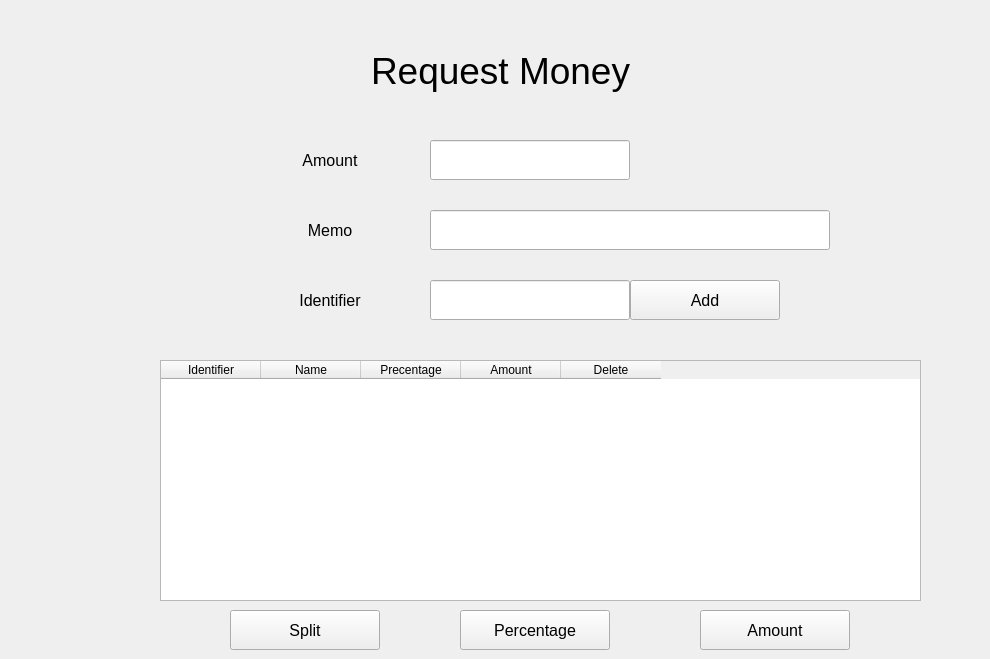
      <widget class="QWidget" name="tab_9">
       <attribute name="title">
        <string>9</string>
       </attribute>
       <widget class="QLabel" name="label_23">
        <property name="geometry">
         <rect>
          <x>20</x>
          <y>0</y>
          <width>961</width>
          <height>141</height>
         </rect>
        </property>
        <property name="font">
         <font>
          <pointsize>28</pointsize>
         </font>
        </property>
        <property name="text">
         <string>Request Money</string>
        </property>
        <property name="alignment">
         <set>Qt::AlignCenter</set>
        </property>
       </widget>
       <widget class="QLineEdit" name="LE_request_money_memo">
        <property name="geometry">
         <rect>
          <x>430</x>
          <y>210</y>
          <width>400</width>
          <height>40</height>
         </rect>
        </property>
        <property name="sizePolicy">
         <sizepolicy hsizetype="Preferred" vsizetype="Preferred">
          <horstretch>0</horstretch>
          <verstretch>0</verstretch>
         </sizepolicy>
        </property>
        <property name="minimumSize">
         <size>
          <width>400</width>
          <height>40</height>
         </size>
        </property>
        <property name="maximumSize">
         <size>
          <width>400</width>
          <height>30</height>
         </size>
        </property>
        <property name="font">
         <font>
          <pointsize>12</pointsize>
         </font>
        </property>
        <property name="maxLength">
         <number>14</number>
        </property>
       </widget>
       <widget class="QLabel" name="label_35">
        <property name="geometry">
         <rect>
          <x>230</x>
          <y>140</y>
          <width>200</width>
          <height>40</height>
         </rect>
        </property>
        <property name="minimumSize">
         <size>
          <width>200</width>
          <height>40</height>
         </size>
        </property>
        <property name="maximumSize">
         <size>
          <width>200</width>
          <height>40</height>
         </size>
        </property>
        <property name="font">
         <font>
          <pointsize>12</pointsize>
         </font>
        </property>
        <property name="text">
         <string>Amount</string>
        </property>
        <property name="alignment">
         <set>Qt::AlignCenter</set>
        </property>
       </widget>
       <widget class="QLineEdit" name="LE_request_money_identifier">
        <property name="geometry">
         <rect>
          <x>430</x>
          <y>280</y>
          <width>200</width>
          <height>40</height>
         </rect>
        </property>
        <property name="sizePolicy">
         <sizepolicy hsizetype="Preferred" vsizetype="Preferred">
          <horstretch>0</horstretch>
          <verstretch>0</verstretch>
         </sizepolicy>
        </property>
        <property name="minimumSize">
         <size>
          <width>200</width>
          <height>40</height>
         </size>
        </property>
        <property name="maximumSize">
         <size>
          <width>200</width>
          <height>30</height>
         </size>
        </property>
        <property name="font">
         <font>
          <pointsize>12</pointsize>
         </font>
        </property>
        <property name="maxLength">
         <number>14</number>
        </property>
       </widget>
       <widget class="QLineEdit" name="LE_request_money_amount">
        <property name="geometry">
         <rect>
          <x>430</x>
          <y>140</y>
          <width>200</width>
          <height>40</height>
         </rect>
        </property>
        <property name="sizePolicy">
         <sizepolicy hsizetype="Preferred" vsizetype="Preferred">
          <horstretch>0</horstretch>
          <verstretch>0</verstretch>
         </sizepolicy>
        </property>
        <property name="minimumSize">
         <size>
          <width>200</width>
          <height>40</height>
         </size>
        </property>
        <property name="maximumSize">
         <size>
          <width>200</width>
          <height>30</height>
         </size>
        </property>
        <property name="font">
         <font>
          <pointsize>12</pointsize>
         </font>
        </property>
        <property name="maxLength">
         <number>14</number>
        </property>
       </widget>
       <widget class="QLabel" name="label_36">
        <property name="geometry">
         <rect>
          <x>230</x>
          <y>210</y>
          <width>200</width>
          <height>40</height>
         </rect>
        </property>
        <property name="minimumSize">
         <size>
          <width>200</width>
          <height>40</height>
         </size>
        </property>
        <property name="maximumSize">
         <size>
          <width>200</width>
          <height>40</height>
         </size>
        </property>
        <property name="font">
         <font>
          <pointsize>12</pointsize>
         </font>
        </property>
        <property name="text">
         <string>Memo</string>
        </property>
        <property name="alignment">
         <set>Qt::AlignCenter</set>
        </property>
       </widget>
       <widget class="QPushButton" name="PB_request_money_add">
        <property name="geometry">
         <rect>
          <x>630</x>
          <y>280</y>
          <width>150</width>
          <height>40</height>
         </rect>
        </property>
        <property name="sizePolicy">
         <sizepolicy hsizetype="Minimum" vsizetype="Fixed">
          <horstretch>150</horstretch>
          <verstretch>30</verstretch>
         </sizepolicy>
        </property>
        <property name="minimumSize">
         <size>
          <width>150</width>
          <height>40</height>
         </size>
        </property>
        <property name="maximumSize">
         <size>
          <width>150</width>
          <height>30</height>
         </size>
        </property>
        <property name="font">
         <font>
          <pointsize>12</pointsize>
         </font>
        </property>
        <property name="text">
         <string>Add</string>
        </property>
       </widget>
       <widget class="QTableWidget" name="TW_request_money">
        <property name="geometry">
         <rect>
          <x>160</x>
          <y>360</y>
          <width>761</width>
          <height>241</height>
         </rect>
        </property>
        <column>
         <property name="text">
          <string>Identifier</string>
         </property>
        </column>
        <column>
         <property name="text">
          <string>Name</string>
         </property>
        </column>
        <column>
         <property name="text">
          <string>Precentage</string>
         </property>
        </column>
        <column>
         <property name="text">
          <string>Amount</string>
         </property>
        </column>
        <column>
         <property name="text">
          <string>Delete</string>
         </property>
        </column>
       </widget>
       <widget class="QPushButton" name="PB_request_money_request">
        <property name="geometry">
         <rect>
          <x>460</x>
          <y>610</y>
          <width>150</width>
          <height>40</height>
         </rect>
        </property>
        <property name="sizePolicy">
         <sizepolicy hsizetype="Minimum" vsizetype="Fixed">
          <horstretch>150</horstretch>
          <verstretch>30</verstretch>
         </sizepolicy>
        </property>
        <property name="minimumSize">
         <size>
          <width>150</width>
          <height>40</height>
         </size>
        </property>
        <property name="maximumSize">
         <size>
          <width>150</width>
          <height>30</height>
         </size>
        </property>
        <property name="font">
         <font>
          <pointsize>12</pointsize>
         </font>
        </property>
        <property name="text">
         <string>Percentage</string>
        </property>
       </widget>
       <widget class="QLabel" name="label_50">
        <property name="geometry">
         <rect>
          <x>230</x>
          <y>280</y>
          <width>200</width>
          <height>40</height>
         </rect>
        </property>
        <property name="minimumSize">
         <size>
          <width>200</width>
          <height>40</height>
         </size>
        </property>
        <property name="maximumSize">
         <size>
          <width>200</width>
          <height>40</height>
         </size>
        </property>
        <property name="font">
         <font>
          <pointsize>12</pointsize>
         </font>
        </property>
        <property name="text">
         <string>Identifier</string>
        </property>
        <property name="alignment">
         <set>Qt::AlignCenter</set>
        </property>
       </widget>
       <widget class="QPushButton" name="PB_request_money_split">
        <property name="geometry">
         <rect>
          <x>230</x>
          <y>610</y>
          <width>150</width>
          <height>40</height>
         </rect>
        </property>
        <property name="sizePolicy">
         <sizepolicy hsizetype="Minimum" vsizetype="Fixed">
          <horstretch>150</horstretch>
          <verstretch>30</verstretch>
         </sizepolicy>
        </property>
        <property name="minimumSize">
         <size>
          <width>150</width>
          <height>40</height>
         </size>
        </property>
        <property name="maximumSize">
         <size>
          <width>150</width>
          <height>30</height>
         </size>
        </property>
        <property name="font">
         <font>
          <pointsize>12</pointsize>
         </font>
        </property>
        <property name="text">
         <string>Split</string>
        </property>
       </widget>
       <widget class="QPushButton" name="PB_request_money_amount">
        <property name="geometry">
         <rect>
          <x>700</x>
          <y>610</y>
          <width>150</width>
          <height>40</height>
         </rect>
        </property>
        <property name="sizePolicy">
         <sizepolicy hsizetype="Minimum" vsizetype="Fixed">
          <horstretch>150</horstretch>
          <verstretch>30</verstretch>
         </sizepolicy>
        </property>
        <property name="minimumSize">
         <size>
          <width>150</width>
          <height>40</height>
         </size>
        </property>
        <property name="maximumSize">
         <size>
          <width>150</width>
          <height>30</height>
         </size>
        </property>
        <property name="font">
         <font>
          <pointsize>12</pointsize>
         </font>
        </property>
        <property name="text">
         <string>Amount</string>
        </property>
       </widget>
      </widget>
